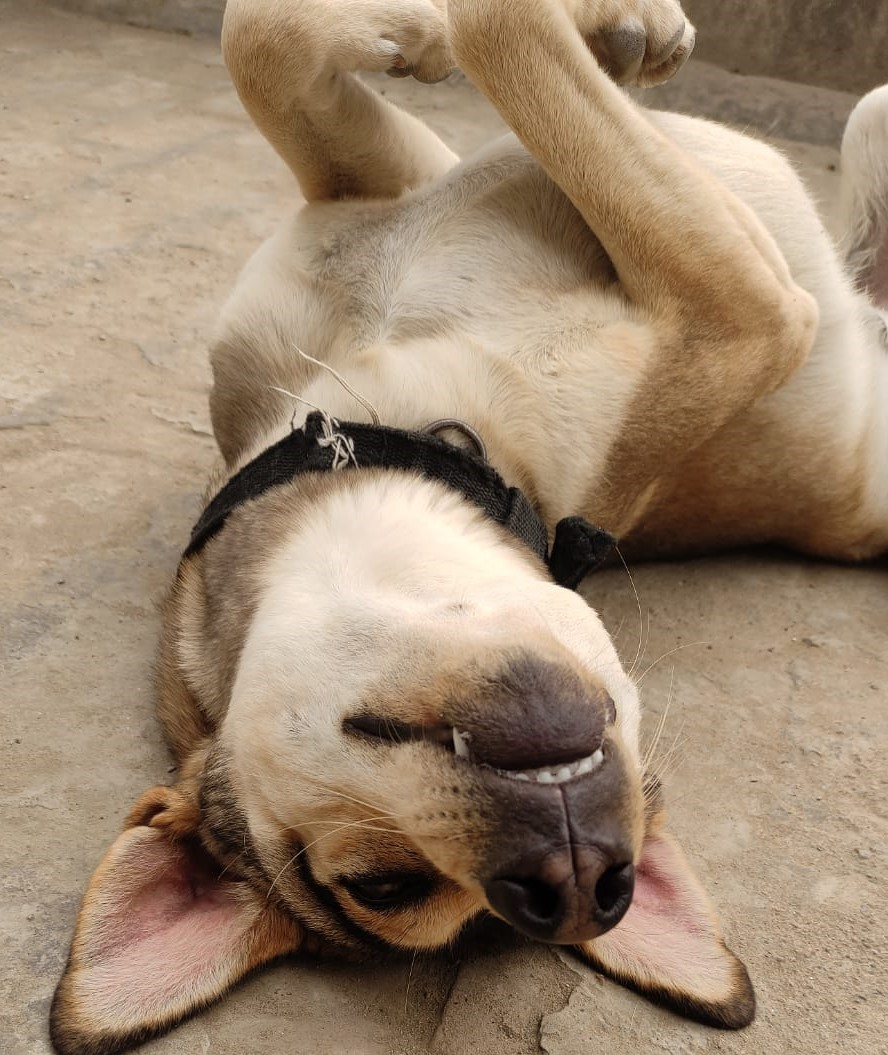
#> input picture bruno.jpeg, 888 x 1055 px
$ python sketch.py
#> lines starting #> are read from the running program, lines starting #| are printed output that depends on the picture
import cv2

img=cv2.imread("bruno.jpeg")
#> img is the input picture: shape (1055, 888, 3); mean B, G, R 111.8, 134.8, 156.7

gray=cv2.cvtColor(img, cv2.COLOR_BGR2GRAY)
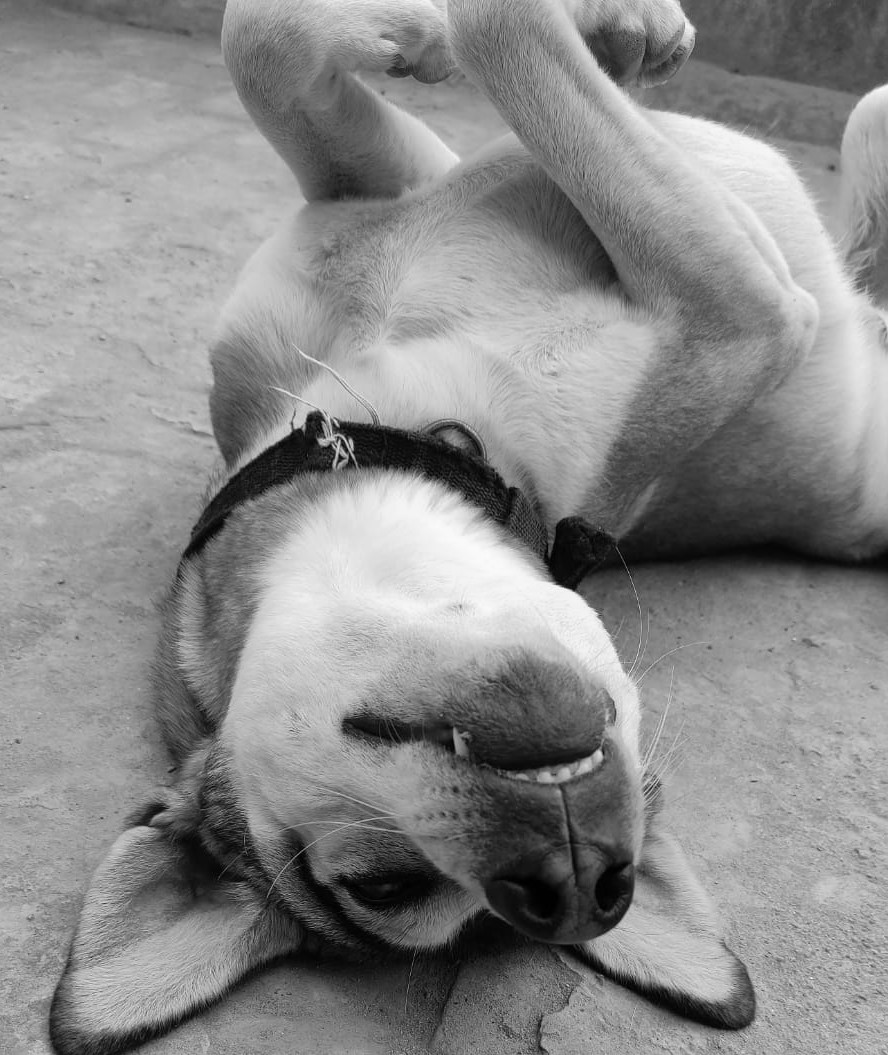
#> gray: shape (1055, 888); min 0, max 251, mean 138.7

invert=cv2.bitwise_not(gray)

blur=cv2.GaussianBlur(invert,(111,111),0)
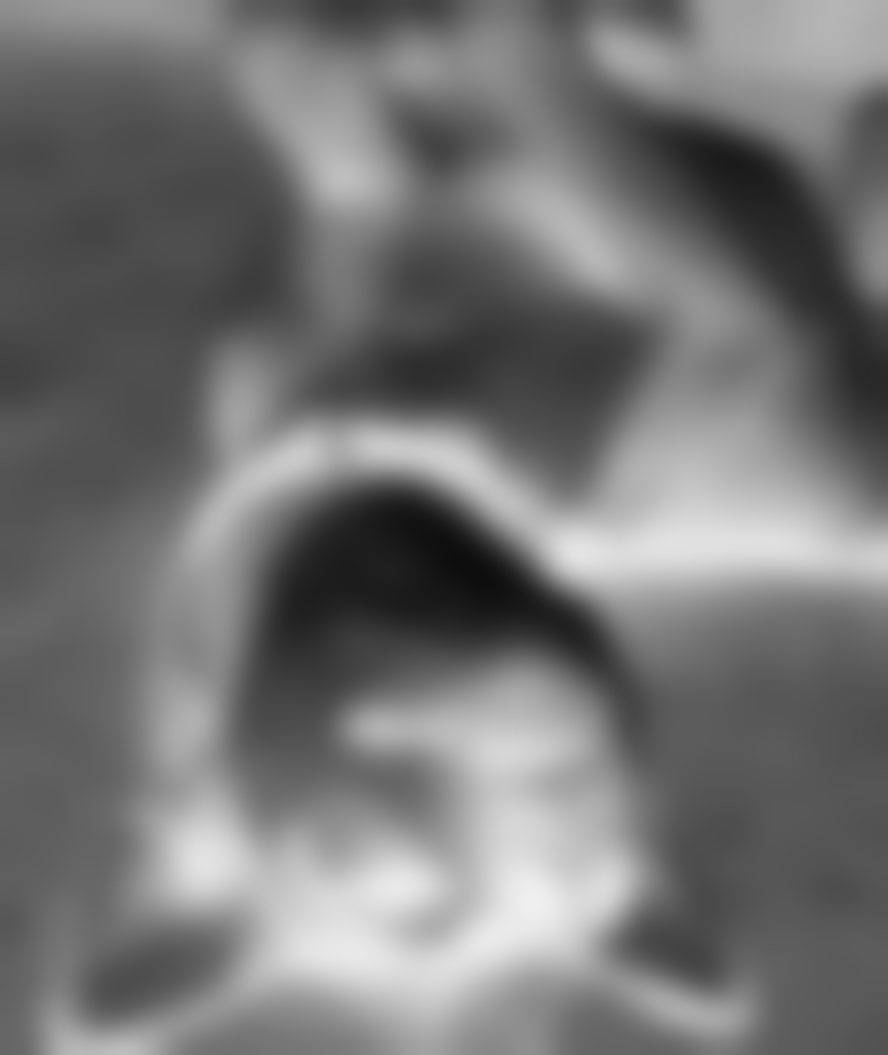
#> blur: shape (1055, 888); min 14, max 239, mean 116.3

invert=cv2.bitwise_not(blur)
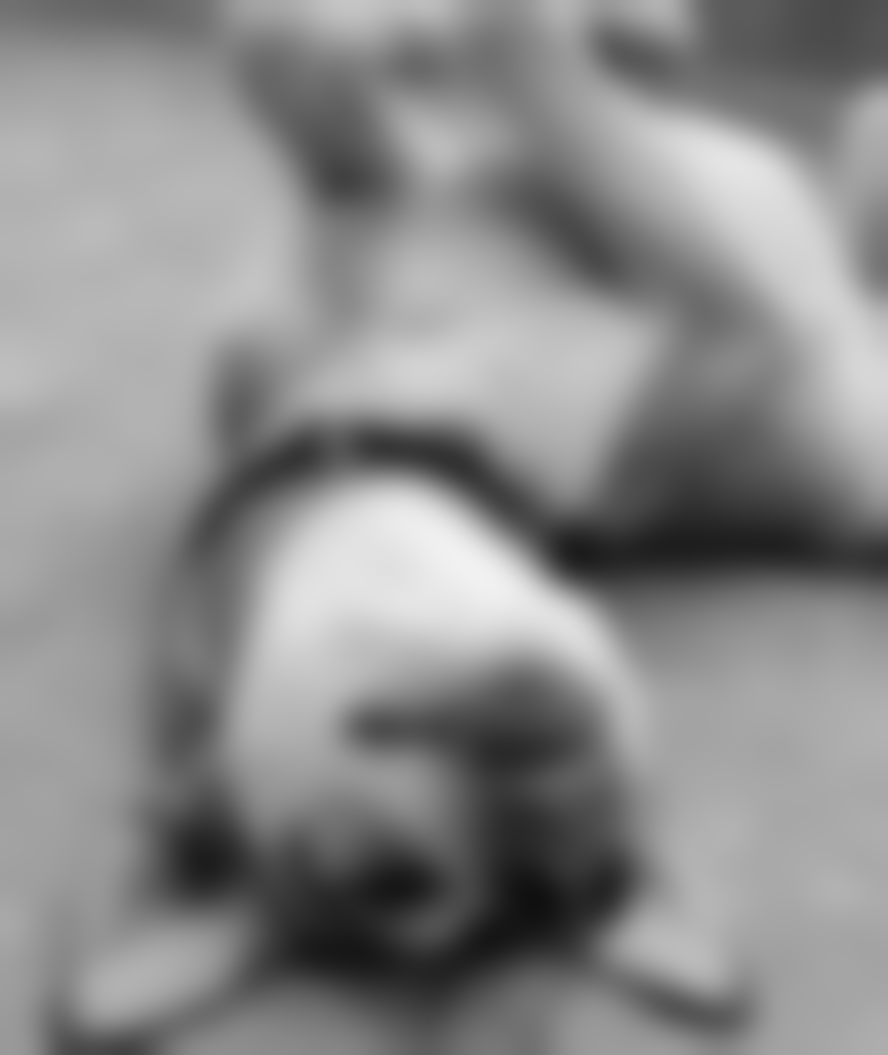
#> invert: shape (1055, 888); min 16, max 241, mean 138.7

sketch=cv2.divide(gray,invert,scale=256)
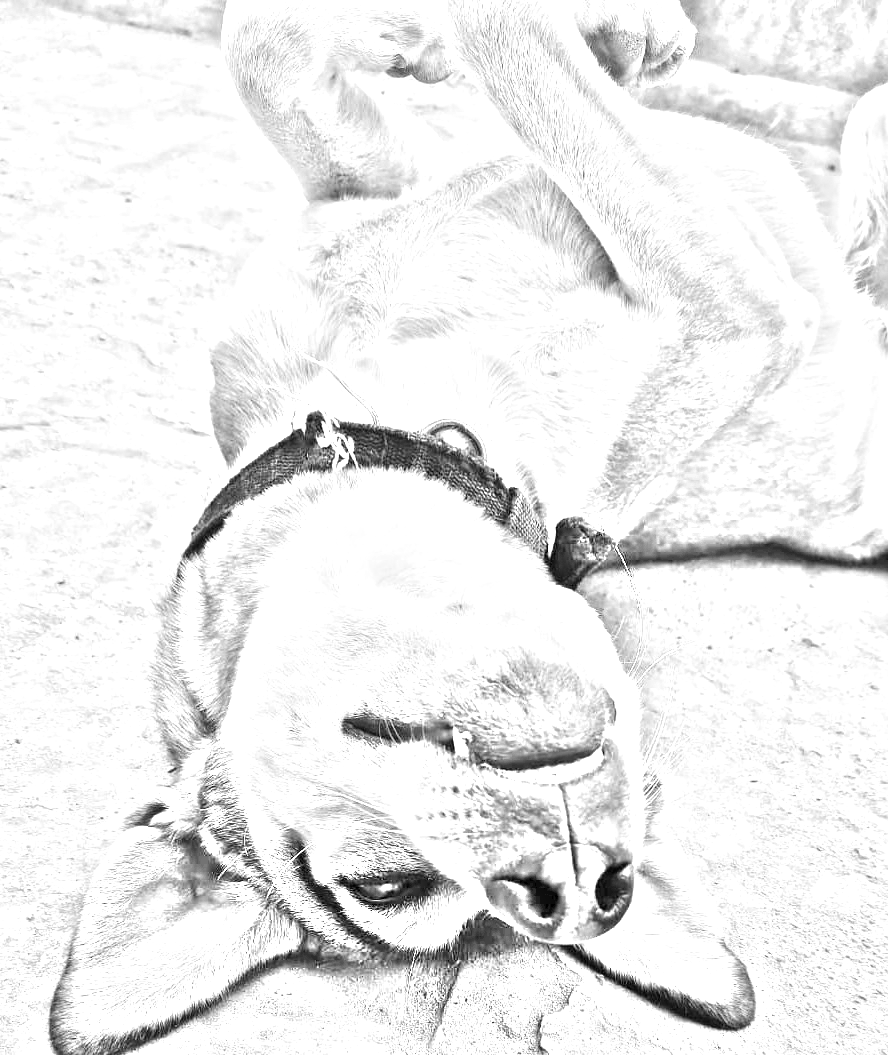
#> sketch: shape (1055, 888); min 0, max 255, mean 236.2

cv2.imshow("Sketch",sketch)

$ run again, with ajs.jpeg copied over bruno.jpeg
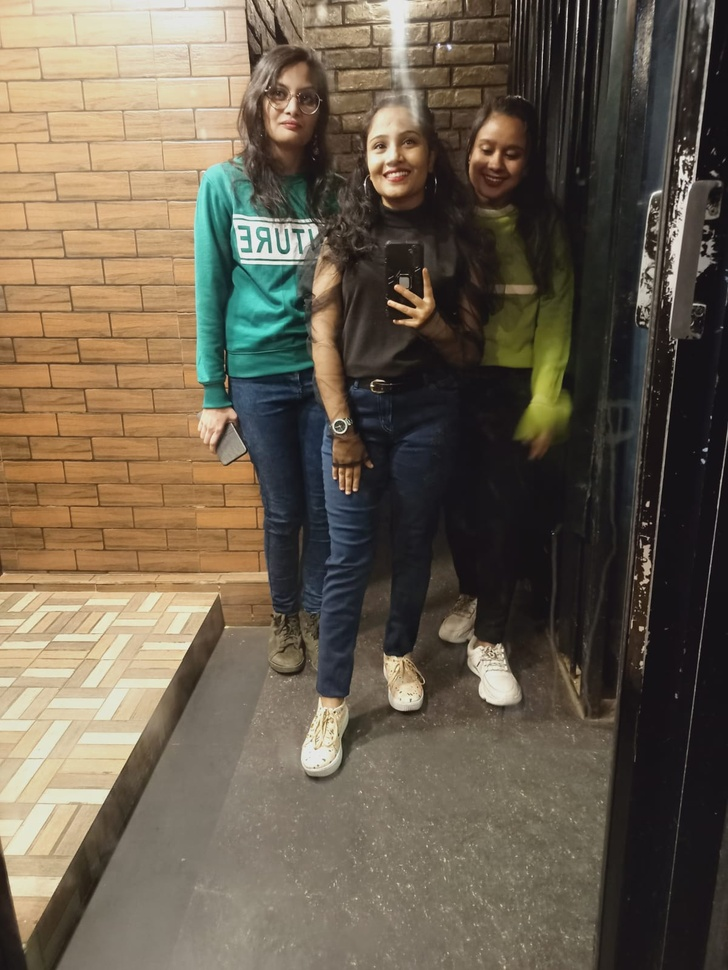
#> input picture ajs.jpeg, 728 x 970 px, shrunk from 1200 x 1599 before the run
#> img is the input picture: shape (970, 728, 3); mean B, G, R 79.1, 95.5, 106.6
#> `invert=cv2.bitwise_not(blur)`:
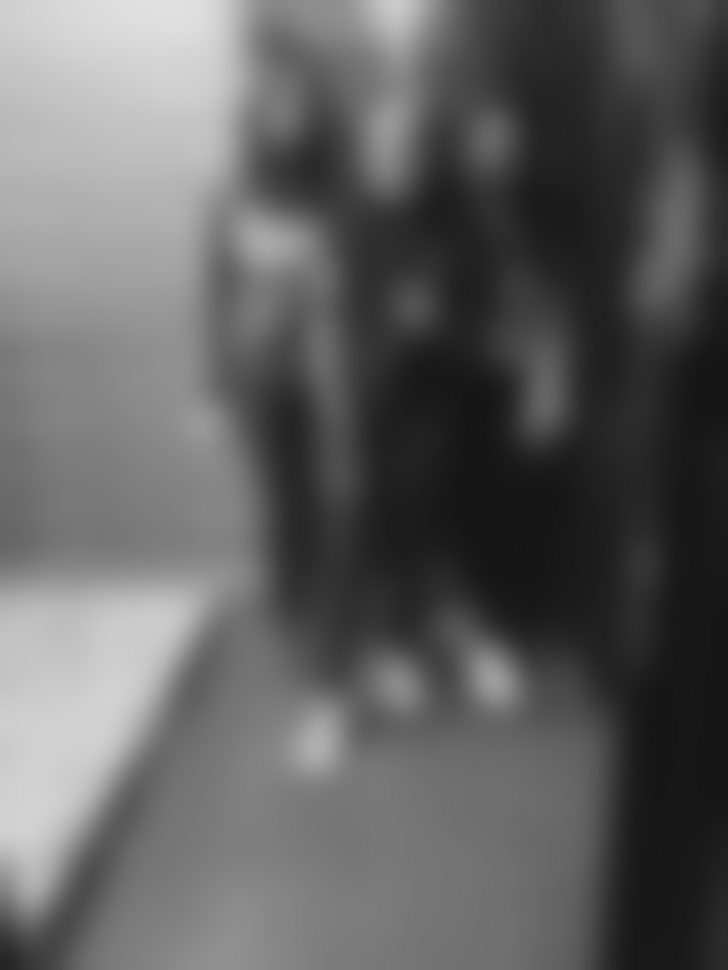
#> invert: shape (970, 728); min 20, max 224, mean 97
#> `sketch=cv2.divide(gray,invert,scale=256)`:
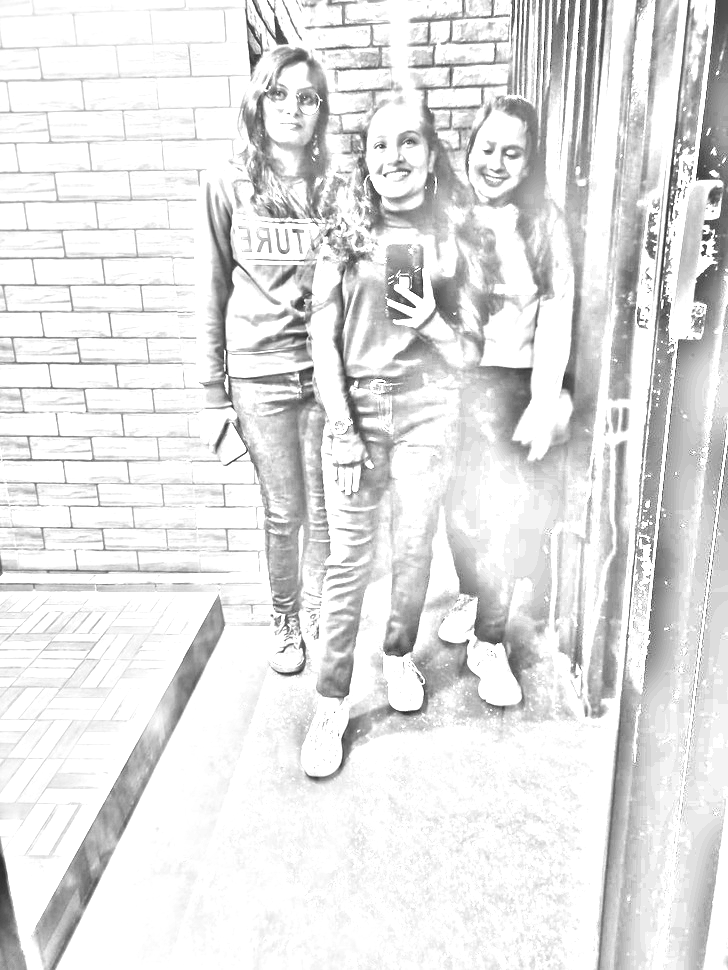
#> sketch: shape (970, 728); min 23, max 255, mean 226.7
